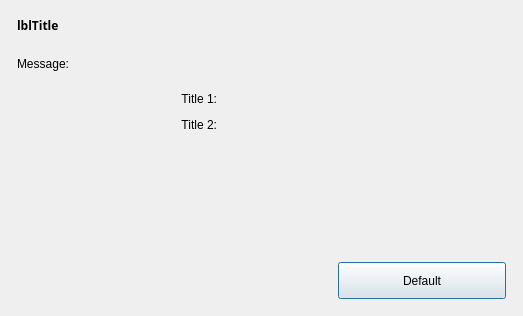
<?xml version="1.0" encoding="UTF-8"?>
<ui version="4.0">
 <class>Dialog</class>
 <widget class="QDialog" name="Dialog">
  <property name="geometry">
   <rect>
    <x>0</x>
    <y>0</y>
    <width>523</width>
    <height>316</height>
   </rect>
  </property>
  <property name="windowTitle">
   <string>Dialog</string>
  </property>
  <property name="autoFillBackground">
   <bool>false</bool>
  </property>
  <layout class="QVBoxLayout" name="verticalLayout_2">
   <item>
    <widget class="QFrame" name="frContainer">
     <property name="frameShape">
      <enum>QFrame::NoFrame</enum>
     </property>
     <property name="frameShadow">
      <enum>QFrame::Raised</enum>
     </property>
     <layout class="QVBoxLayout" name="verticalLayout">
      <property name="spacing">
       <number>0</number>
      </property>
      <property name="margin">
       <number>6</number>
      </property>
      <item>
       <layout class="QHBoxLayout" name="DialogTitle">
        <property name="bottomMargin">
         <number>5</number>
        </property>
        <item>
         <widget class="QLabel" name="lblTitle">
          <property name="sizePolicy">
           <sizepolicy hsizetype="Preferred" vsizetype="Preferred">
            <horstretch>0</horstretch>
            <verstretch>0</verstretch>
           </sizepolicy>
          </property>
          <property name="maximumSize">
           <size>
            <width>16777215</width>
            <height>45</height>
           </size>
          </property>
          <property name="font">
           <font>
            <family>Century Gothic</family>
            <weight>75</weight>
            <bold>true</bold>
           </font>
          </property>
          <property name="text">
           <string>lblTitle</string>
          </property>
          <property name="wordWrap">
           <bool>true</bool>
          </property>
         </widget>
        </item>
       </layout>
      </item>
      <item>
       <widget class="QLabel" name="lblMessage">
        <property name="minimumSize">
         <size>
          <width>0</width>
          <height>50</height>
         </size>
        </property>
        <property name="text">
         <string>Message:</string>
        </property>
        <property name="wordWrap">
         <bool>true</bool>
        </property>
       </widget>
      </item>
      <item>
       <layout class="QHBoxLayout" name="horizontalLayout">
        <item>
         <layout class="QFormLayout" name="formLayout">
          <property name="fieldGrowthPolicy">
           <enum>QFormLayout::AllNonFixedFieldsGrow</enum>
          </property>
          <property name="labelAlignment">
           <set>Qt::AlignRight|Qt::AlignTrailing|Qt::AlignVCenter</set>
          </property>
          <property name="verticalSpacing">
           <number>6</number>
          </property>
          <item row="0" column="0">
           <widget class="QLabel" name="lblTitle1">
            <property name="sizePolicy">
             <sizepolicy hsizetype="Expanding" vsizetype="Preferred">
              <horstretch>0</horstretch>
              <verstretch>0</verstretch>
             </sizepolicy>
            </property>
            <property name="minimumSize">
             <size>
              <width>200</width>
              <height>20</height>
             </size>
            </property>
            <property name="text">
             <string>Title 1:</string>
            </property>
            <property name="alignment">
             <set>Qt::AlignRight|Qt::AlignTrailing|Qt::AlignVCenter</set>
            </property>
            <property name="wordWrap">
             <bool>true</bool>
            </property>
           </widget>
          </item>
          <item row="0" column="1">
           <widget class="QFrame" name="txtValue1">
            <property name="minimumSize">
             <size>
              <width>150</width>
              <height>20</height>
             </size>
            </property>
            <property name="frameShape">
             <enum>QFrame::NoFrame</enum>
            </property>
            <property name="frameShadow">
             <enum>QFrame::Raised</enum>
            </property>
           </widget>
          </item>
          <item row="1" column="0">
           <widget class="QLabel" name="lblTitle2">
            <property name="sizePolicy">
             <sizepolicy hsizetype="Expanding" vsizetype="Preferred">
              <horstretch>0</horstretch>
              <verstretch>0</verstretch>
             </sizepolicy>
            </property>
            <property name="minimumSize">
             <size>
              <width>200</width>
              <height>20</height>
             </size>
            </property>
            <property name="text">
             <string>Title 2:</string>
            </property>
            <property name="alignment">
             <set>Qt::AlignRight|Qt::AlignTrailing|Qt::AlignVCenter</set>
            </property>
            <property name="wordWrap">
             <bool>true</bool>
            </property>
           </widget>
          </item>
          <item row="1" column="1">
           <widget class="QFrame" name="txtValue2">
            <property name="minimumSize">
             <size>
              <width>150</width>
              <height>20</height>
             </size>
            </property>
            <property name="frameShape">
             <enum>QFrame::NoFrame</enum>
            </property>
            <property name="frameShadow">
             <enum>QFrame::Raised</enum>
            </property>
           </widget>
          </item>
         </layout>
        </item>
        <item>
         <spacer name="ContentRightSpacer">
          <property name="orientation">
           <enum>Qt::Horizontal</enum>
          </property>
          <property name="sizeType">
           <enum>QSizePolicy::Maximum</enum>
          </property>
          <property name="sizeHint" stdset="0">
           <size>
            <width>20</width>
            <height>20</height>
           </size>
          </property>
         </spacer>
        </item>
       </layout>
      </item>
      <item>
       <spacer name="ContentBottomSpacer">
        <property name="orientation">
         <enum>Qt::Vertical</enum>
        </property>
        <property name="sizeHint" stdset="0">
         <size>
          <width>20</width>
          <height>43</height>
         </size>
        </property>
       </spacer>
      </item>
      <item>
       <layout class="QHBoxLayout" name="DialogButtons">
        <property name="topMargin">
         <number>5</number>
        </property>
        <item>
         <spacer name="ButtonAlignSpacer">
          <property name="orientation">
           <enum>Qt::Horizontal</enum>
          </property>
          <property name="sizeHint" stdset="0">
           <size>
            <width>40</width>
            <height>20</height>
           </size>
          </property>
         </spacer>
        </item>
        <item>
         <widget class="QPushButton" name="btnOK">
          <property name="enabled">
           <bool>true</bool>
          </property>
          <property name="minimumSize">
           <size>
            <width>168</width>
            <height>37</height>
           </size>
          </property>
          <property name="maximumSize">
           <size>
            <width>168</width>
            <height>37</height>
           </size>
          </property>
          <property name="text">
           <string>Default</string>
          </property>
          <property name="default">
           <bool>false</bool>
          </property>
         </widget>
        </item>
       </layout>
      </item>
     </layout>
    </widget>
   </item>
  </layout>
 </widget>
 <resources/>
 <connections/>
</ui>
